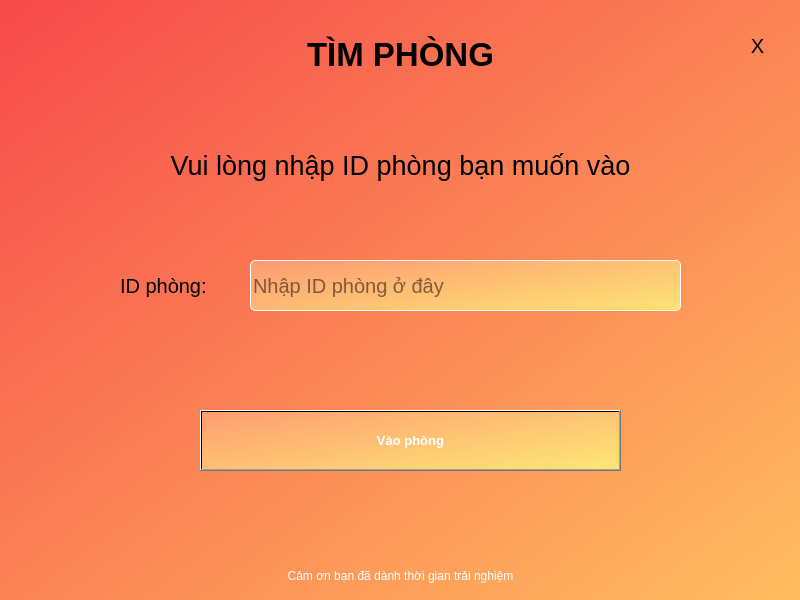
<?xml version="1.0" encoding="UTF-8"?>
<ui version="4.0">
 <class>Main</class>
 <widget class="QMainWindow" name="Main">
  <property name="geometry">
   <rect>
    <x>0</x>
    <y>0</y>
    <width>800</width>
    <height>600</height>
   </rect>
  </property>
  <property name="windowTitle">
   <string>Game Bầu Cua Online - Find Room</string>
  </property>
  <property name="styleSheet">
   <string notr="true">background-color: qlineargradient(spread:pad, x1:0, y1:0, x2:1, y2:1, stop:0 rgba(247, 73, 75, 255), stop:0.997452 rgba(255, 189, 96, 255), stop:1 rgba(255, 255, 255, 255));</string>
  </property>
  <widget class="QWidget" name="centralwidget">
   <property name="styleSheet">
    <string notr="true"/>
   </property>
   <widget class="QLabel" name="title">
    <property name="geometry">
     <rect>
      <x>0</x>
      <y>9</y>
      <width>801</width>
      <height>91</height>
     </rect>
    </property>
    <property name="sizePolicy">
     <sizepolicy hsizetype="Fixed" vsizetype="Fixed">
      <horstretch>0</horstretch>
      <verstretch>0</verstretch>
     </sizepolicy>
    </property>
    <property name="font">
     <font>
      <family>Segoe UI</family>
      <pointsize>25</pointsize>
      <weight>75</weight>
      <bold>true</bold>
     </font>
    </property>
    <property name="autoFillBackground">
     <bool>false</bool>
    </property>
    <property name="styleSheet">
     <string notr="true">background:none;</string>
    </property>
    <property name="text">
     <string>TÌM PHÒNG</string>
    </property>
    <property name="scaledContents">
     <bool>true</bool>
    </property>
    <property name="alignment">
     <set>Qt::AlignCenter</set>
    </property>
   </widget>
   <widget class="QLabel" name="credit">
    <property name="geometry">
     <rect>
      <x>0</x>
      <y>560</y>
      <width>801</width>
      <height>31</height>
     </rect>
    </property>
    <property name="styleSheet">
     <string notr="true">color:white;background-color:none;</string>
    </property>
    <property name="text">
     <string>Cảm ơn bạn đã dành thời gian trải nghiệm</string>
    </property>
    <property name="alignment">
     <set>Qt::AlignCenter</set>
    </property>
   </widget>
   <widget class="QLabel" name="exit">
    <property name="geometry">
     <rect>
      <x>730</x>
      <y>20</y>
      <width>55</width>
      <height>51</height>
     </rect>
    </property>
    <property name="font">
     <font>
      <family>Segoe UI</family>
      <pointsize>15</pointsize>
     </font>
    </property>
    <property name="cursor">
     <cursorShape>PointingHandCursor</cursorShape>
    </property>
    <property name="styleSheet">
     <string notr="true">QLabel {
background:none;
}
QLabel::hover {
background:none;
color:white;
}</string>
    </property>
    <property name="text">
     <string>X</string>
    </property>
    <property name="alignment">
     <set>Qt::AlignCenter</set>
    </property>
   </widget>
   <widget class="QLabel" name="description">
    <property name="geometry">
     <rect>
      <x>0</x>
      <y>140</y>
      <width>801</width>
      <height>51</height>
     </rect>
    </property>
    <property name="font">
     <font>
      <pointsize>20</pointsize>
     </font>
    </property>
    <property name="styleSheet">
     <string notr="true">background:none;</string>
    </property>
    <property name="text">
     <string>Vui lòng nhập ID phòng bạn muốn vào</string>
    </property>
    <property name="alignment">
     <set>Qt::AlignCenter</set>
    </property>
   </widget>
   <widget class="QLabel" name="roomid_label">
    <property name="geometry">
     <rect>
      <x>120</x>
      <y>260</y>
      <width>131</width>
      <height>51</height>
     </rect>
    </property>
    <property name="font">
     <font>
      <family>Segoe UI</family>
      <pointsize>15</pointsize>
     </font>
    </property>
    <property name="styleSheet">
     <string notr="true">background:none;</string>
    </property>
    <property name="text">
     <string>ID phòng:</string>
    </property>
   </widget>
   <widget class="QLineEdit" name="roomid_input">
    <property name="geometry">
     <rect>
      <x>250</x>
      <y>260</y>
      <width>431</width>
      <height>51</height>
     </rect>
    </property>
    <property name="font">
     <font>
      <family>Segoe UI</family>
      <pointsize>15</pointsize>
     </font>
    </property>
    <property name="styleSheet">
     <string notr="true">background-color: qlineargradient(spread:pad, x1:0, y1:0, x2:1, y2:1, stop:0 rgba(255, 170, 127, 176), stop:1 rgba(255, 255, 127, 187));
border:1px solid white; border-radius: 5px;</string>
    </property>
    <property name="text">
     <string/>
    </property>
    <property name="placeholderText">
     <string>Nhập ID phòng ở đây</string>
    </property>
   </widget>
   <widget class="QPushButton" name="joinroom">
    <property name="geometry">
     <rect>
      <x>200</x>
      <y>410</y>
      <width>421</width>
      <height>61</height>
     </rect>
    </property>
    <property name="font">
     <font>
      <family>Segoe UI</family>
      <pointsize>10</pointsize>
      <weight>75</weight>
      <bold>true</bold>
     </font>
    </property>
    <property name="cursor">
     <cursorShape>PointingHandCursor</cursorShape>
    </property>
    <property name="styleSheet">
     <string notr="true">background-color: qlineargradient(spread:pad, x1:0, y1:0, x2:1, y2:1, stop:0 rgba(255, 170, 127, 176), stop:1 rgba(255, 255, 127, 187));
color: rgb(255, 255, 255);</string>
    </property>
    <property name="text">
     <string>Vào phòng</string>
    </property>
   </widget>
  </widget>
 </widget>
 <resources>
  <include location="background.qrc"/>
 </resources>
 <connections/>
</ui>
